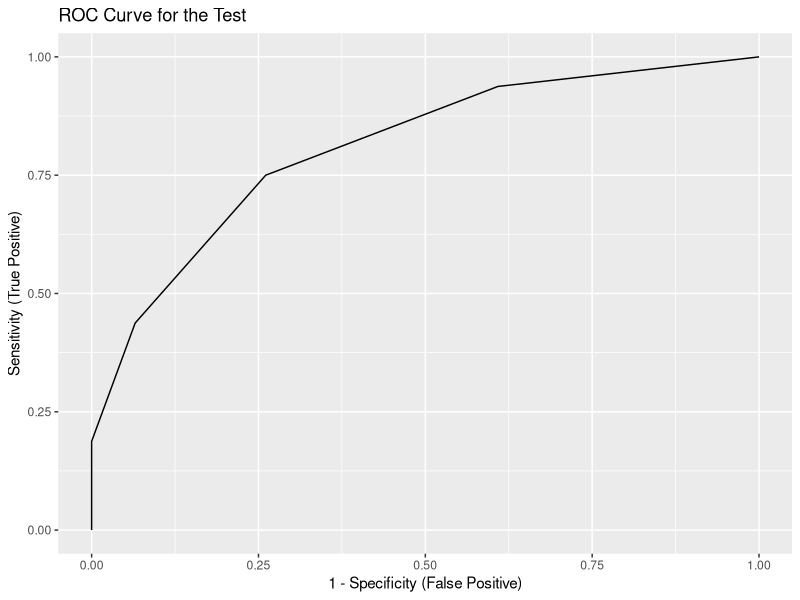
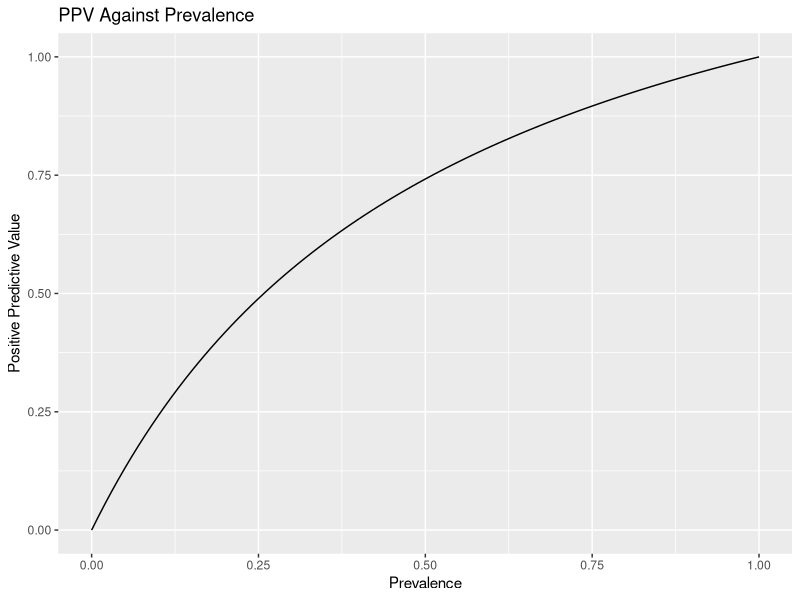
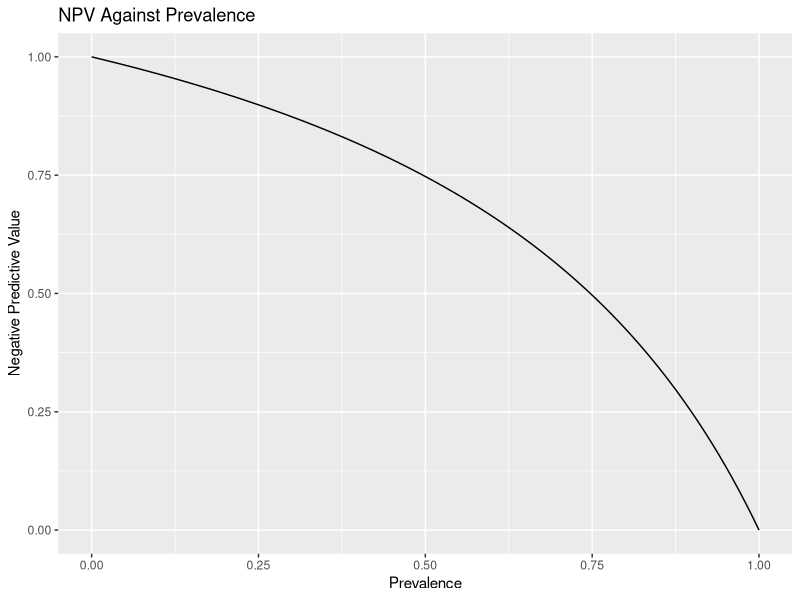

Recreate these plots in R, in order.
CMMS <- data.frame(score = seq(from=5, to=30, by=5),
                           no = c(0, 0, 3, 9, 16, 18),
                           yes = c(2, 1, 4, 5, 3, 1))  # raw data

cutoff <- c(1, 2, 3, 4, 5)
specificity <- c(1, 2, 3, 4, 5)
sensitivity <- c(1, 2, 3, 4, 5)

for (i in c(1:6)){
  cutoff[i] <- i*5
  specificity[i] <- sum(CMMS[(i+1):6,2])/sum(CMMS[1:6,2])
  sensitivity[i] <- sum(CMMS[1:i,3])/sum(CMMS[1:6,3])

}  # calculate the specificity and sensitivity

result_table <- data.frame(cutoff, sensitivity,
                           specificity,
                           one_minus_specificity = 1- specificity)

result_table[c(6,6), c("specificity", "one_minus_specificity")] <- list(0,1)

cutoff0 <- data.frame(
  cutoff = 0,
  sensitivity = 0,
  specificity = 1.00,
  one_minus_specificity = 0
)  # manually adding a row

result_table <- rbind(cutoff0, result_table)
result_table

## b
library(ggplot2)
ggplot(data = result_table, aes(x= one_minus_specificity, y= sensitivity)) +
  geom_line() + labs(x = "1 - Specificity (False Positive)",
                     y = "Sensitivity (True Positive)",
                     title = "ROC Curve for the Test")

## c
sens <- 3/4
spec <- 17/23

prevalance <- seq(0, 1, length.out = 101)
ppv <- (sens*prevalance)/((sens*prevalance) + ((1-spec)*(1-prevalance)))
npv <- (spec*(1-prevalance))/((spec*(1-prevalance)) + ((1-sens)*(prevalance)))

ppv_prevalance <- data.frame(
  prevalance = prevalance,
  ppv = ppv)

npv_prevalance <- data.frame(
  prevalance = prevalance,
  npv = npv)


ggplot(data = ppv_prevalance, aes(x= prevalance, y= ppv)) +
  geom_line() + labs(x = "Prevalence",
                     y = "Positive Predictive Value",
                     title = "PPV Against Prevalence")

ggplot(data = npv_prevalance, aes(x= prevalance, y= npv)) +
  geom_line() + labs(x = "Prevalence",
                     y = "Negative Predictive Value",
                     title = "NPV Against Prevalence")

